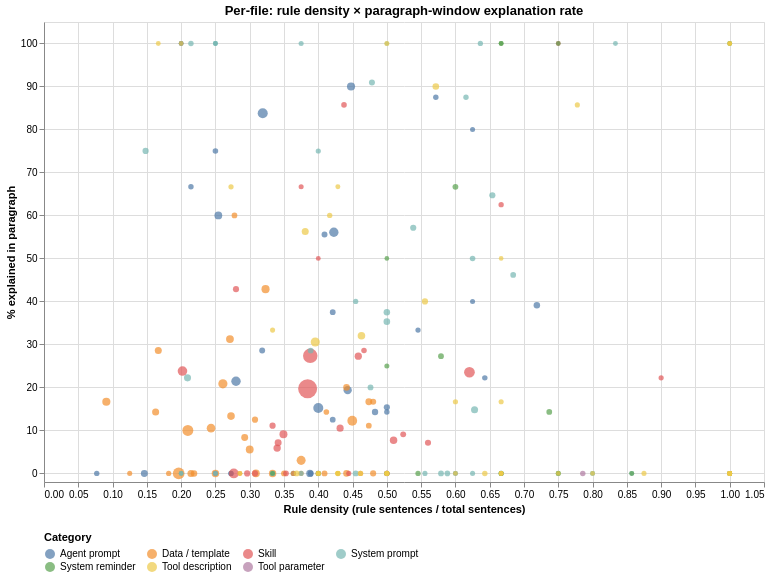

The code cell stored with this chart in its notebook:
### Markdown cell above
### Per-file: rule density × explanation rate

Every dot is one prompt file: x = `rule_density`, y = `rule_explained_para_pct`. Files toward the bottom-right are the welfare-relevant cluster (rule-saturated, unexplained); top-right is the well-done cluster (rule-saturated and explained). Hover any point for path, ccVersion, and exact counts.

### Code cell
"""Per-file scatter: rule density × paragraph-explanation rate, colored by category."""

scatter_df = df_rules[df_rules["rule_explained_para_pct"].notna()].copy()
scatter_df["rule_explained_para_pct"] = scatter_df["rule_explained_para_pct"].astype(float)

cat_color = alt.Color("category:N",
                      scale=alt.Scale(domain=_cat_domain, range=_cat_range),
                      legend=alt.Legend(title="Category", orient="bottom", columns=4))
legend_sel = alt.selection_point(fields=["category"], bind="legend")

scatter = (
    alt.Chart(scatter_df)
    .mark_circle(opacity=0.6)
    .encode(
        x=alt.X("rule_density:Q",
                title="Rule density (rule sentences / total sentences)",
                scale=alt.Scale(domain=[0, 1.05])),
        y=alt.Y("rule_explained_para_pct:Q",
                title="% explained in paragraph",
                scale=alt.Scale(domain=[-2, 105])),
        size=alt.Size("n_sents:Q", scale=alt.Scale(range=[20, 360]), legend=None),
        color=cat_color,
        opacity=alt.condition(legend_sel, alt.value(0.7), alt.value(0.06)),
        tooltip=[
            alt.Tooltip("path:N"),
            alt.Tooltip("category:N"),
            alt.Tooltip("ccVersion:N"),
            alt.Tooltip("n_sents:Q",                   format=","),
            alt.Tooltip("rule_n:Q",                    format=",", title="rule sents"),
            alt.Tooltip("rule_density:Q",              format=".3f"),
            alt.Tooltip("rule_explained_para_pct:Q",   format=".2f", title="% explained (para)"),
            alt.Tooltip("rule_explained_same_pct:Q",   format=".2f", title="% explained (same)"),
        ],
    )
    .add_params(legend_sel)
    .properties(width=720, height=460,
                title="Per-file: rule density × paragraph-window explanation rate")
)

save_chart(scatter, "15-rule-density-vs-explanation")

### Figure 1 — Vega-Lite specification as saved in the notebook (floating-point values rounded to 4 significant figures; data arrays with more than 128 entries replaced by an {"elided": "..."} marker saying what was removed)
{"config": {"view": {"continuousWidth": 300, "continuousHeight": 300}}, "data": {"name": "data-ffc5fe53f899ce8aff5acef22d3582d3"}, "mark": {"type": "circle", "opacity": 0.6}, "encoding": {"color": {"field": "category", "legend": {"columns": 4, "orient": "bottom", "title": "Category"}, "scale": {"domain": ["Agent prompt", "Data / template", "Skill", "System prompt", "System reminder", "Tool description", "Tool parameter"], "range": ["#4e79a7", "#f28e2c", "#e15759", "#76b7b2", "#59a14f", "#edc949", "#af7aa1"]}, "type": "nominal"}, "opacity": {"condition": {"param": "param_c7deca0050eaaefc", "value": 0.7}, "value": 0.06}, "size": {"field": "n_sents", "legend": null, "scale": {"range": [20, 360]}, "type": "quantitative"}, "tooltip": [{"field": "path", "type": "nominal"}, {"field": "category", "type": "nominal"}, {"field": "ccVersion", "type": "nominal"}, {"field": "n_sents", "format": ",", "type": "quantitative"}, {"field": "rule_n", "format": ",", "title": "rule sents", "type": "quantitative"}, {"field": "rule_density", "format": ".3f", "type": "quantitative"}, {"field": "rule_explained_para_pct", "format": ".2f", "title": "% explained (para)", "type": "quantitative"}, {"field": "rule_explained_same_pct", "format": ".2f", "title": "% explained (same)", "type": "quantitative"}], "x": {"field": "rule_density", "scale": {"domain": [0, 1.05]}, "title": "Rule density (rule sentences / total sentences)", "type": "quantitative"}, "y": {"field": "rule_explained_para_pct", "scale": {"domain": [-2, 105]}, "title": "% explained in paragraph", "type": "quantitative"}}, "height": 460, "params": [{"name": "param_c7deca0050eaaefc", "select": {"type": "point", "fields": ["category"]}, "bind": "legend"}], "title": "Per-file: rule density × paragraph-window explanation rate", "width": 720, "$schema": "https://vega.github.io/schema/vega-lite/v6.4.1.json", "datasets": {"data-ffc5fe53f899ce8aff5acef22d3582d3": {"elided": "253 records"}}}
